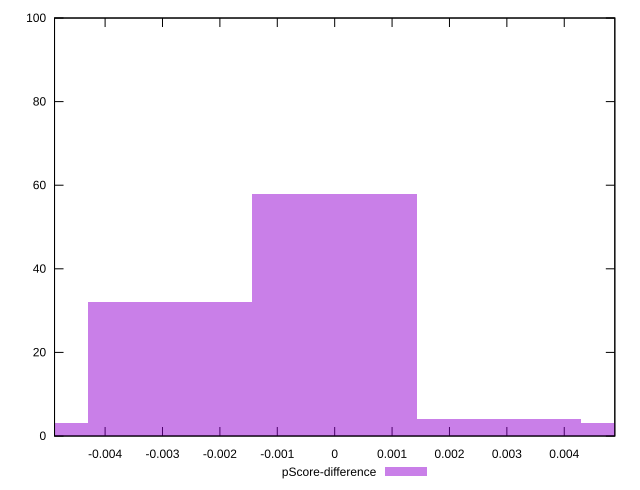

Generate this figure with gnuplot:
reset

$pScoreDifference <<EOF
0 58
-0.002864333075875255 32
0.00572866615175051 3
-0.00572866615175051 3
0.002864333075875255 4
EOF

set key outside below
set boxwidth 0.002864333075875255
set xrange [-0.004881111111111114:0.004881111111111114]
set yrange [0:100]
set trange [0:100]
set style fill transparent solid 0.5 noborder
set terminal svg size 640, 490 enhanced background rgb 'white'
set output "reprap/uses-rel-preconnect/samples/pages/pScore-difference/histogram.svg"

plot $pScoreDifference title "pScore-difference" with boxes

reset
